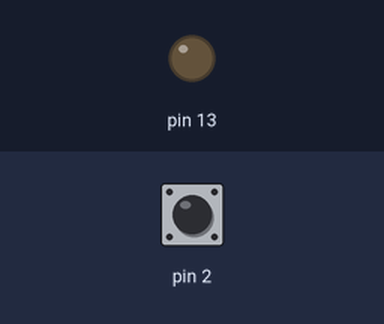
Simulated run of this sketch. Board: Arduino Uno, built with avr-gcc and run on an emulated ATmega328P. Shown: output pins drawn as LEDs (lit = HIGH). The test bench sets the inputs (shaded band); at power-on: pin 2 HIGH.

Above: at 1.2 s.
1.3 s: pin 2 pulled LOW for 0.15 s
At 1.37 s:
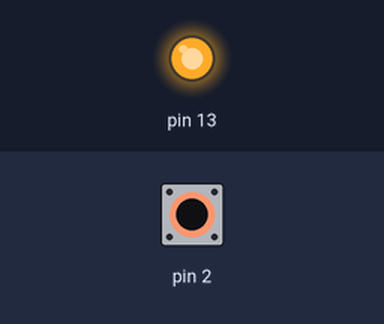
2.9 s: pin 2 pulled LOW for 3.2 s
At 6.9 s:
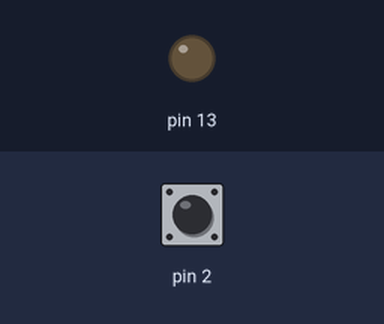
Timing chart, 0 to 8.4 s (numbered marks = the images above; inputs shaded):
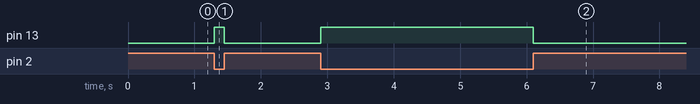

The sketch:

Switches.ino
```cpp
int pinState;
void setup() {

  // This code tests the use of switches
  // Make ABSOLUTELY CERTAIN that the pinMode on the input
  // pin is set to "INPUT_PULLUP", not "INPUT".

Serial.begin(9600);
pinMode(2,INPUT_PULLUP);
pinMode(13,OUTPUT);
}

void loop() {

  // Every time through the loop, we will test to see if the
  // switch on pin 2 is open or closed. When the switch is closed,
  // the LED on pin 13, the one in the center of the Arduino, near
  // one end, will turn on, and when the switch is open, the
  // LED will turn off.  You could take any action when the
  // switch changes state, like changing the value of a variable,
  // or whatever.

  // NOTE: that a LOW value
  // indicates that the switch is closed, and a HIGH value
  // indicates that the switch is open.  Counter-intuitive,
  // but that's the way it works.

pinState=digitalRead(2);

if(pinState==LOW)
  {
   digitalWrite(13,HIGH);
  }
 else
 {
 digitalWrite(13,LOW);
 }
}
```

Measured:
- after the input at 1.3 s, pin 13: LOW → HIGH at once, → LOW 0.15 s later
- after the input at 2.9 s, pin 13: LOW → HIGH at once, → LOW 3.2 s later
